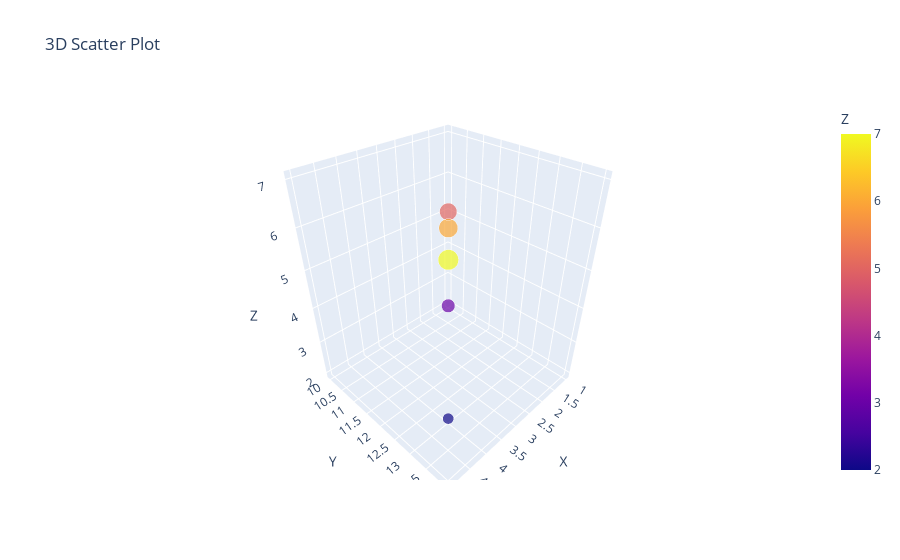

Source (notebook cell):
### Code cell
# 13.Create a 3D scatter plot using Plotly.
data = {
    'X': [1, 2, 3, 4, 5],
    'Y': [10, 11, 12, 13, 14],
    'Z': [5, 3, 6, 2, 7]
}
df = pd.DataFrame(data)
fig = px.scatter_3d(df,x='X',y='Y',z='Z',color='Z',size='Z',title="3D Scatter Plot")
fig.show()

### Figure 1 — Plotly figure (JSON) as saved in the notebook; plotly's stock layout.template omitted (floating-point values rounded to 4 significant figures)
{"data": [{"hovertemplate": "X=%{x}<br>Y=%{y}<br>Z=%{marker.color}<extra></extra>", "legendgroup": "", "marker": {"color": [5, 3, 6, 2, 7], "coloraxis": "coloraxis", "size": [5, 3, 6, 2, 7], "sizemode": "area", "sizeref": 0.0175, "symbol": "circle"}, "mode": "markers", "name": "", "scene": "scene", "showlegend": false, "type": "scatter3d", "x": [1, 2, 3, 4, 5], "y": [10, 11, 12, 13, 14], "z": [5, 3, 6, 2, 7]}], "layout": {"coloraxis": {"colorbar": {"title": {"text": "Z"}}, "colorscale": [[0, "#0d0887"], [0.1111, "#46039f"], [0.2222, "#7201a8"], [0.3333, "#9c179e"], [0.4444, "#bd3786"], [0.5556, "#d8576b"], [0.6667, "#ed7953"], [0.7778, "#fb9f3a"], [0.8889, "#fdca26"], [1, "#f0f921"]]}, "legend": {"itemsizing": "constant", "tracegroupgap": 0}, "scene": {"domain": {"x": [0, 1], "y": [0, 1]}, "xaxis": {"title": {"text": "X"}}, "yaxis": {"title": {"text": "Y"}}, "zaxis": {"title": {"text": "Z"}}}, "title": {"text": "3D Scatter Plot"}}}
